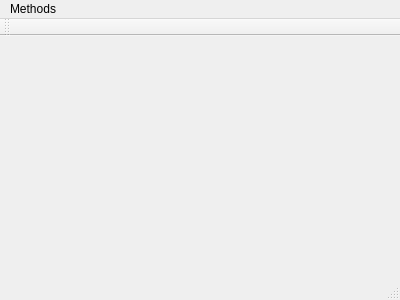
<?xml version="1.0" encoding="UTF-8"?>
<ui version="4.0">
 <class>MainWindow</class>
 <widget class="QMainWindow" name="MainWindow">
  <property name="geometry">
   <rect>
    <x>0</x>
    <y>0</y>
    <width>400</width>
    <height>300</height>
   </rect>
  </property>
  <property name="windowTitle">
   <string>MainWindow</string>
  </property>
  <widget class="QWidget" name="centralWidget"/>
  <widget class="QMenuBar" name="menuBar">
   <property name="geometry">
    <rect>
     <x>0</x>
     <y>0</y>
     <width>400</width>
     <height>20</height>
    </rect>
   </property>
   <widget class="QMenu" name="menuMethods">
    <property name="title">
     <string>Methods</string>
    </property>
    <addaction name="actionECO_2d_Solver"/>
   </widget>
   <addaction name="menuMethods"/>
  </widget>
  <widget class="QToolBar" name="mainToolBar">
   <attribute name="toolBarArea">
    <enum>TopToolBarArea</enum>
   </attribute>
   <attribute name="toolBarBreak">
    <bool>false</bool>
   </attribute>
  </widget>
  <widget class="QStatusBar" name="statusBar"/>
  <action name="actionECO_2d_Solver">
   <property name="text">
    <string>ECO 2d Solver</string>
   </property>
  </action>
 </widget>
 <layoutdefault spacing="6" margin="11"/>
 <resources/>
 <connections/>
</ui>
